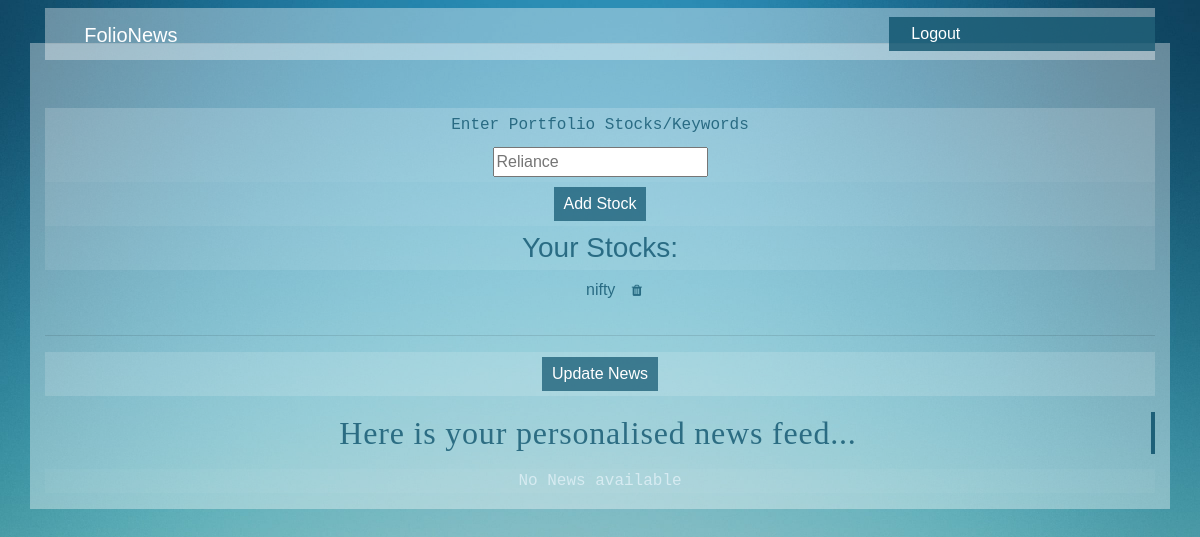
The app's page /main/ (signed in), older data.
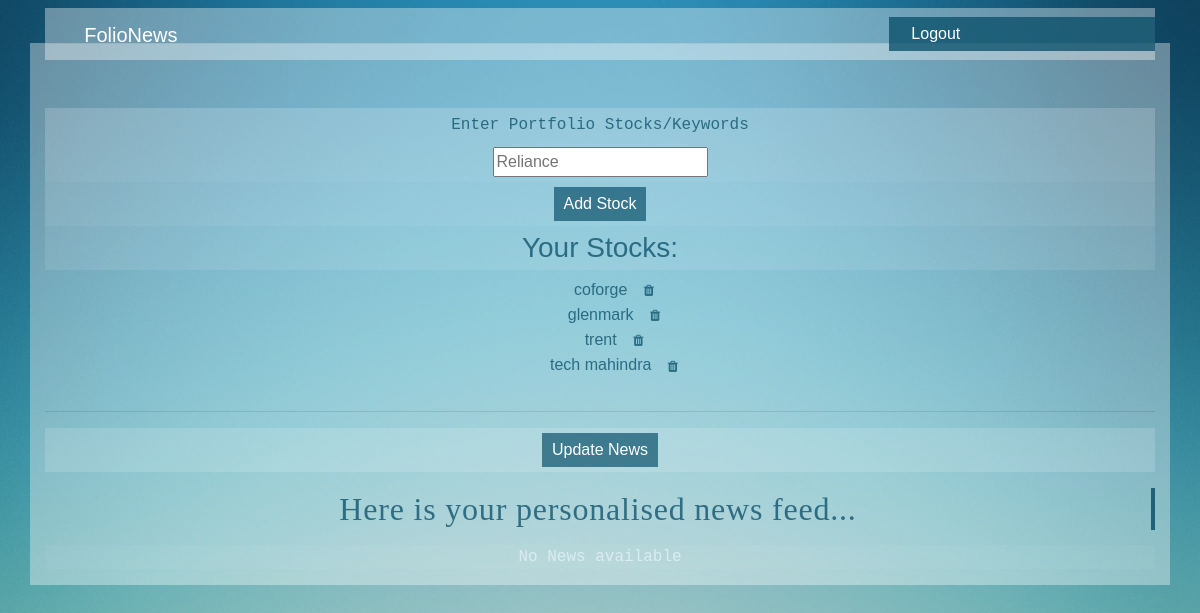
The same page, newer data.
### main/models.py (models this page shows, shortened)
class Stock(models.Model):
    name = models.CharField(max_length=200)
    user_name = models.ForeignKey(User, on_delete=models.CASCADE)

### main/views.py (the view)
# urls.py: path('',include("main.urls")),
@login_required
def main(request):
    User = get_user_model()
    logged_in_user = request.user
    stock_list = User.objects.filter(pk=logged_in_user.pk).values_list('stock__name', flat=True)
    template = loader.get_template("main/main.html")
    context = {
        "stock_list": stock_list,
    }
    return HttpResponse(template.render(context, request))

### main/templates/main/main.html (shortened to what this page needs)
{% load static %}
{% load crispy_forms_tags %}
<html>
    <head>
    <link rel="stylesheet" href="https://cdn.jsdelivr.net/npm/bootstrap@4.0.0/dist/css/bootstrap.min.css">
        <link rel="stylesheet" type="text/css" href="{% static 'main/main.css' %}">
        <link rel="stylesheet" href="https://cdnjs.cloudflare.com/ajax/libs/font-awesome/4.7.0/css/font-awesome.min.css">
        </head>
    <body>
    <header class="site-header">
        <nav class="navbar navbar-expand-md navbar-dark bg-steel fixed-top">
          <div class="container">
            <div class="navbar-brand mr-4">FolioNews</div>
            <div class="collapse navbar-collapse" id="navbarToggle">
              <div class="navbar-nav">
                 {% if user.is_authenticated %}
                <a class="nav-item nav-link" href="{% url 'logout'%}"style="color:white">Logout</a>
                {% else %}
                <a class="nav-item nav-link" href="{% url 'login'%}"style="color:white">Login</a>
                <a class="nav-item nav-link" href="{% url 'register'%}"style="color:white">Register</a>
                {% endif %}
              </div>
            </div>
          </div>
        </nav>
      </header>
        <div class='container' id='second'>
        <hr>
        <form action="{% url 'saveStock' %}" method="POST" id="saveStockForm">
          <br>
          <br>
            <label for="sname" class="sname" style="font-family:monospace;">Enter Portfolio Stocks/Keywords</label>
            <div class="sname">
            <input type="text" id="sname" placeholder="Reliance" name="stock_name">
            </div>
            <div class="submitdiv">
            <input type="submit" class="submitbutton" value="Add Stock" id="submit_button">
            </div>
        </form>
        <h3>Your Stocks:</h3>
        <table class="table1">
          {% if stock_list%}
          <ul style="list-style: none;">
            {% for stock in stock_list %}
          <li >{{ stock }}
            <form action="{% url 'delete' stock %}" method="POST" style="display: inline;" class="deleteStockForm">
            <button type="submit" class="btn btn-link">
              <i class="fa fa-trash"></i>
          </button>
          </form>
          </li>
          {% endfor %}
          </ul>
          {%else%}
          <p style="font-family:monospace; color:rgba(240, 248, 255, 0.618)">No Stocks available</p>
          {%endif%}
            </table>
        <hr class="hr1">
        <form action="{% url 'update' %}" method="POST" id="updateForm">
            <div class="submitdiv">
            <input type="submit" value="Update News" class="submitbutton">
            </div>
        </form>
        <h2 class="subhead" style="font-family:serif;">Here is your personalised news feed...</h2>
        <table class="newsClass">
          {% if news_list%}
          <ul style="list-style: none;" class="newsList">
            {% for item in news_list%}
            <li><a href="{{item.0}}" id="news">{{item.1}}</a></li>
            {%endfor%}
          </ul>
          {%else%}
          <p style="font-family:monospace;color:rgba(240, 248, 255, 0.618)">No News available</p>
          {%endif%}
            </table>
        </div>
        </body>
    </html>

### static/main/main.css (style rules this page uses)
body { background-image: url("2.jpg"); background-size: cover; background-repeat: no-repeat; background-position: right top; background-attachment: fixed; }
.container { text-align: center; background-color: rgba(255, 255, 255, 0.367); width:95%; color:rgba(8, 78, 104, 0.761); font-family:sans-serif; height: 100%; }
.site-header { width:100%; color: antiquewhite; margin-bottom:3.5%; background-color: transparent; }
.navbar-brand { size: 50px; height:52px; color:rgba(8, 78, 104, 0.761); margin-left: -16px; padding-left: 40px; padding-right: 40px; padding-top: 12px; }
.collapse { background-color: rgba(8, 78, 104, 0.761); margin-left: 60%; width:100%; margin-right: -15px; }
.nav-item { color:rgba(8, 78, 104, 0.761); padding: 5%; text-align: center; width:93px; }
.submitbutton { border-style: none; padding: 5px; padding-left: 10px; padding-right: 10px; color:white; background-color:rgba(8, 78, 104, 0.676); }
.sname { background-color: rgba(255, 255, 255, 0.182); width: 100%; padding: 5px; margin: 0%; }
.subhead { width: 100%; padding: 2px; margin: 0%; margin-top: 0%; }
.subhead { overflow: hidden; border-right: .15em solid rgba(8, 78, 104, 0.819); white-space: nowrap; margin: 0 auto; letter-spacing: .025em; animation: typing 5s steps(40, end) infinite, blink-caret .75s step-end infinite; margin-bottom: 15px; }
.submitdiv { padding: 5px; background-color:rgba(255, 255, 255, 0.141); }
table { background-color: rgba(255, 255, 255, 0.072); }
p { background-color: rgba(255, 255, 255, 0.036); }
h3 { margin-top: -16px; padding: 5px;; background-color: rgba(255, 255, 255, 0.092); }
#second { text-align: center; background-color: rgba(255, 255, 255, 0.367); width:95%; color:rgba(8, 78, 104, 0.761); font-family:sans-serif; height:fit-content; }
.btn { background-color:transparent; border: none; color: rgba(8, 78, 104, 0.761); font-size: 13px; cursor: pointer; text-align:right; }

Row changes from the older to the newer data that the page shows:
removed Stock: name "nifty"
added Stock: name "coforge"
added Stock: name "glenmark"
added Stock: name "trent"
added Stock: name "tech mahindra"
